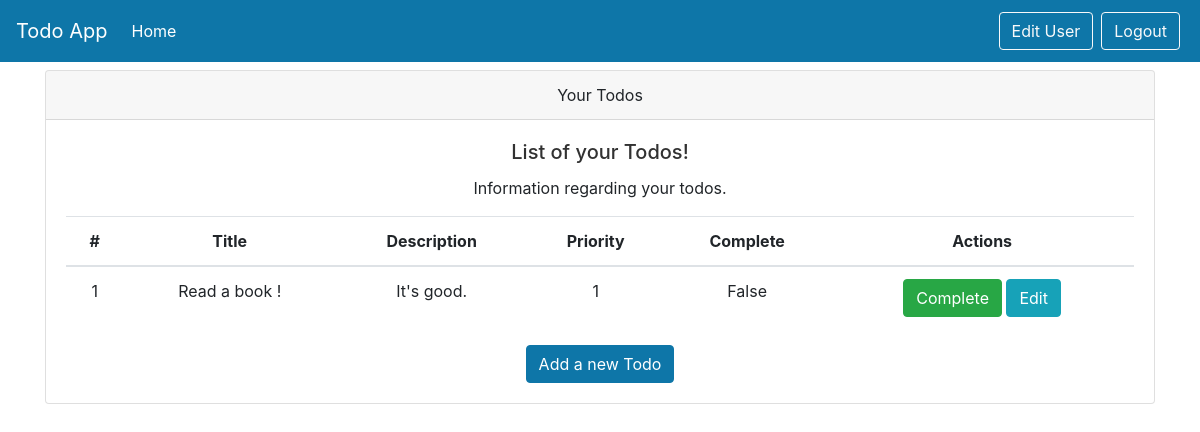
/todos/ (signed in), run on the app's committed database.
### models.py (models this page shows)
class Todos(Base):
    __tablename__ = "todos"
    id = Column(Integer, primary_key=True, index=True)
    title = Column(String)
    description = Column(String)
    priority = Column(Integer)
    complete = Column(Boolean, default=False)
    owner_id = Column(Integer, ForeignKey("users.id"))

### routers/todos.py (the view)
@router.get("/", response_class=HTMLResponse)
async def read_all(request: Request, db: Session = Depends(get_db)):
    user = await get_current_user(request)
    if user is None:
        return RedirectResponse(url="/auth/login", status_code=status.HTTP_302_FOUND)
    todos = db.query(Todos).filter(Todos.owner_id == user.get("id")).all()
    return templates.TemplateResponse("home.html", {"request": request, "todos": todos, "user": user})

### templates/home.html (shortened to what this page needs)
{% include 'layout.html' %}
<div class="container">
    <div class="card text-center">
        <div class="card-header">
            Your Todos
        </div>
        <div class="card-body">
            <h5 class="card-title">List of your Todos!</h5>
            <p class="card-text">Information regarding your todos.</p>
            <table class="table table-hover">
                <thead>
                    <tr>
                        <th scope="col">#</th>
                        <th scope="col">Title</th>
                        <th scope="col">Description</th>
                        <th scope="col">Priority</th>
                        <th scope="col">Complete</th>
                        <th scope="col">Actions</th>
                    </tr>
                </thead>
                <tbody>
                    {% for todo in todos %}
                    {% if todo.complete == false %}
                    <tr class="pointer">
                        <td>{{ loop.index }}</td>
                        <td>{{ todo.title }}</td>
                        <td>{{ todo.description }}</td>
                        <td>{{ todo.priority }}</td>
                        <td>{{ todo.complete }}</td>
                        <td>
                            <button onclick="window.location.href = 'complete/{{ todo.id }}'"
                                    type="button" class="btn btn-success">Complete</button>
                            <a href="edit_todo/{{ todo.id }}" class="btn btn-info">Edit</a>
                        </td>
                    </tr>
                    {% endif %}
                    {% endfor %}
                </tbody>
            </table>
            <a class="btn btn-primary" href="add_todo">Add a new Todo</a>
        </div>
    </div>
</div>

### static/todo/css/base.css (style rules this page uses)
body { background: #fafafa; color: #33333a; padding-top: 70px; }
h1, h2, h3, h4, h5, h6 { color: #323232; }

### data on the page
Todos: title "Read a book !", description "It's good.", priority "1", complete "False"
